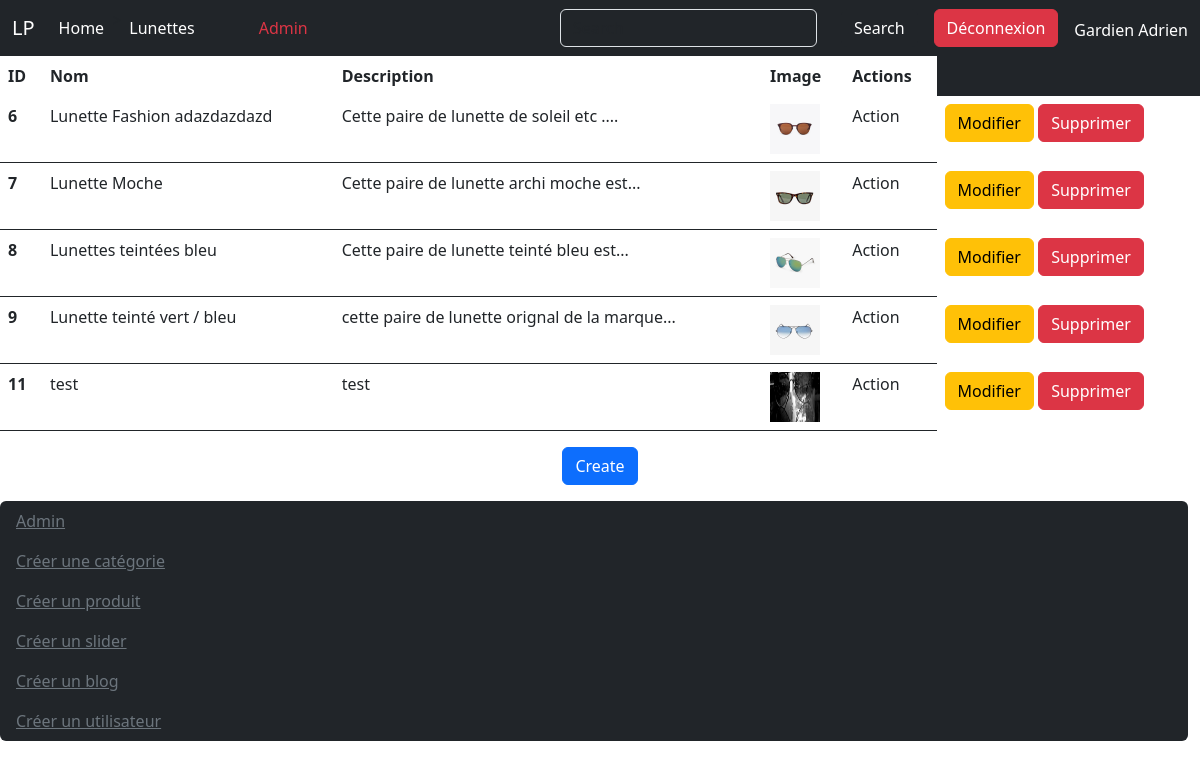
Page /ECOMMERCE/admin/product/index.php (signed in) on the committed database.
### tables this page shows
CREATE TABLE `categorie` (
  `id_categorie` int(11) NOT NULL,
  `nom` varchar(255) NOT NULL
);

CREATE TABLE `product` (
  `id_product` int(11) NOT NULL,
  `nom` varchar(255) NOT NULL,
  `description` varchar(255) NOT NULL,
  `image` varchar(255) NOT NULL,
  `categorie_id` int(11) NOT NULL
);

### ECOMMERCE/admin/product/index.php (the view, shortened to what this page needs)
<?php
require_once('../../includes/header.php');
$requete = $pdo->query('SELECT * FROM product');
$products = $requete->fetchAll(PDO::FETCH_ASSOC);
?>
<?php if (count($products) > 0) { ?>
<table class="table bg-dark text-white border border-0">
    <thead>
        <tr>
            <th scope="col" class="border border-0">ID</th>
            <th scope="col" class="border border-0">Nom</th>
            <th scope="col" class="border border-0">Description</th>
            <th scope="col" class="border border-0">Image</th>
            <th scope="col" class="border border-0">Actions</th>
        </tr>
    </thead>
    <tbody>
        <?php foreach ($products as $product) { ?>
            <tr>
                <th scope="row"><?php echo $product['id_product'] ?></th>
                <td>
                    <?php echo $product['nom'] ?>
                </td>
                <td><?php echo $product['description'] ?></td>
                <td><img width="50" height="50" src="../../uploads/<?php echo $product['image'];?>"></td>
                <td>Action</td>
                <td class="border border-0">
                    <a href="modify.php?id_product=<?php echo $product['id_product']; ?>"
                        class="btn btn-warning ">Modifier</a>
                    <a href="delete.php?id_product=<?php echo $product['id_product']; ?>"
                        class="btn btn-danger">Supprimer</a>
                </td>
            </tr>
        <?php } ?>
    </tbody>
</table>
<?php } else {
    echo "<p class='text-center text-danger fs-2 text'> il n'y a pas de produits actuellement </p>";
}?>
<p class="text-center "><a href="create.php" class="btn btn-primary ">Create</a></p>
<?php
require_once('../../includes/footer.php');
?>

### ECOMMERCE/includes/header.php (shortened to what this page needs)
<?php
require_once $_SERVER['DOCUMENT_ROOT'] . '/php/e_commerce/ECOMMERCE/config/pdo.php';
$requete = $pdo->query('SELECT * FROM categorie');
$categories = $requete->fetchAll(PDO::FETCH_ASSOC);
?>
<!DOCTYPE html>
<html lang="en">
<head>
    <link href="https://cdn.jsdelivr.net/npm/bootstrap@5.3.0-alpha1/dist/css/bootstrap.min.css" rel="stylesheet"
>
</head>
<body>
    <div id='nav' class='bg-secondary'  method="get">
        <nav class="navbar navbar-expand-lg bg-dark">
            <div class="container-fluid">
                <a class="navbar-brand text-white" href="http://localhost/php/e_commerce/ECOMMERCE/">LP</a>
                <div class="collapse navbar-collapse" id="navbarSupportedContent">
                    <ul class="navbar-nav me-auto mb-2 mb-lg-0">
                        <li class="nav-item">
                            <a class="nav-link active text-white" aria-current="page"
                                href="http://localhost/php/e_commerce/ECOMMERCE/">Home</a>
                        </li>
                        <?php foreach ($categories as $categorie) { ?> >
                            <li class="nav-item">
                                <a class="nav-link text-white"
                                    href="categories.php?id_categorie=<?php echo $categorie['id_categorie']; ?>">
                                    <?php echo $categorie['nom'] ?>
                                </a>
                            </li>
                        <?php } ?>
                        <li class="nav-item mx-5 ">
                            <a class="nav-link text-danger"
                                href="/php/e_commerce/ECOMMERCE/admin/index.php">Admin</a>
                        </li>
                    </ul>
                    <form class="d-flex" role="search"  method="get" action="http://localhost/php/e_commerce/ECOMMERCE/search.php">
                        <input class="form-control me-2 bg-dark text-white mx-2" type="search" placeholder="Search" name="search"
                            aria-label="Search">
                        <button class="btn btn btn-dark mx-3" type="submit">Search</button>
                    </form>
                    <?php if (isset($_SESSION['user_id'])) { ?> <a href="http://localhost/php/e_commerce/ECOMMERCE/admin/user/logout.php" class="text-white btn btn-danger me-3">   Déconnexion</a><p class="mt-2 my-1 text-white"><?php echo '   '.$_SESSION['nom'],' ', $_SESSION['prenom']?></p>
                        <?php } else { ?> <a href="http://localhost/php/e_commerce/ECOMMERCE/admin/index.php" class="text-white btn btn-success">Connexion</a>
                            <?php } ?>
                </div>
            </div>
        </nav>
    </div>

### rows in the picture
categorie: nom "Lunettes"
product: id_product "6", nom "Lunette Fashion adazdazdazd", description "Cette paire de lunette de soleil etc ....", image (picture)
product: id_product "7", nom "Lunette Moche", description "Cette paire de lunette archi moche est...", image (picture)
product: id_product "8", nom "Lunettes teintées bleu", description "Cette paire de lunette teinté bleu est...", image (picture)
product: id_product "9", nom "Lunette teinté vert / bleu", description "cette paire de lunette orignal de la marque...", image (picture)
product: id_product "11", nom "test", description "test", image (picture)

### other values in the picture
$_SESSION['nom'] "Gardien"
$_SESSION['prenom'] "Adrien"
